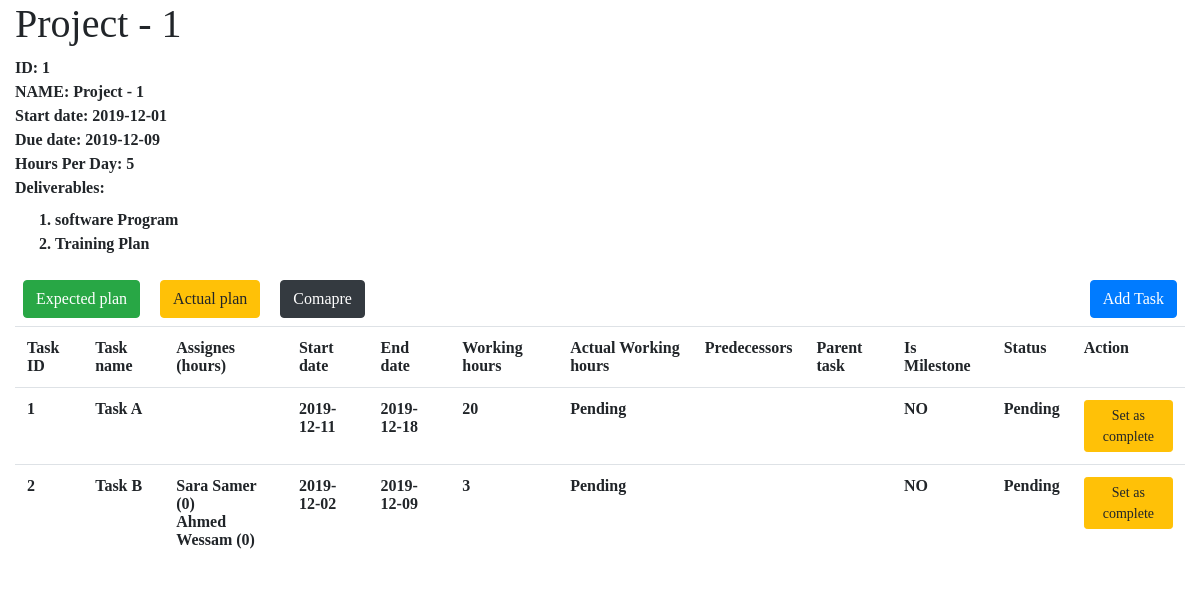
/project_info.php?id=1, run on the app's committed database.
### tables this page shows
CREATE TABLE `project` (
  `id` int(11) NOT NULL,
  `pm-id` int(11) NOT NULL,
  `name` varchar(255) NOT NULL,
  `hours-per-day` int(11) NOT NULL,
  `cost` double NOT NULL,
  `start-date` date NOT NULL,
  `end-date` date DEFAULT NULL
);

CREATE TABLE `task` (
  `id` int(11) NOT NULL,
  `name` varchar(255) NOT NULL,
  `start-date` date NOT NULL,
  `end-date` date NOT NULL,
  `working-hours` int(11) NOT NULL DEFAULT '0',
  `parent-task-id` int(11) DEFAULT NULL,
  `is-complete` tinyint(1) NOT NULL DEFAULT '0',
  `actual-working-hours` int(11) NOT NULL DEFAULT '0',
  `is-milestone` tinyint(1) NOT NULL DEFAULT '0',
  `project-id` int(11) NOT NULL
);

### project_info.php (the view, shortened to what this page needs)
<?php
require 'db.inc.php';
$pid = isset($_GET['id']) ? $_GET['id'] :  0;
$stmt = $link->prepare('SELECT * FROM `project` WHERE `id` = ?');
$stmt->bind_param('i', $pid);
$stmt->bind_result($id, $pm, $name, $hpd, $cost, $start_date, $end_date);
$stmt->execute();
$stmt = $link->prepare('SELECT * FROM `task` WHERE `project-id` = ?');
$stmt->bind_param('i', $id);
$stmt->bind_result($tid, $tname, $tstart_date, $tend_date, $tworking_hours, $parent_id, $tis_complete, $tactual_working_hours, $tis_milestone, $pid);
$stmt->execute();
$stmt->store_result();
?>
<html>
    <head>
        <link rel="stylesheet" href="css/bootstrap.min.css">
        <link rel="stylesheet" href="css/style.css">
    </head>
    <body>
        <div class="container-fluid">
            <div class="row">
                <div class="col-12">
                    <h1><?= $name; ?></h1>
                </div>
            </div>
            <div class="row">
                <div class="col-12">
                    <span><b>ID:</b> <?= $id ?></span>
                </div>
                <div class="col-12">
                    <span><b>NAME:</b> <?= $name ?></span>
                </div>
                <div class="col-12">
                    <span><b>Start date:</b> <?= $start_date ?></span>
                </div>
                <div class="col-12">
                    <span><b>Due date:</b> <?= $end_date ?></span>
                </div>
                <div class="col-12">
                    <span><b>Hours Per Day:</b> <?= $hpd ?></span>
                </div>
            </div>
            <div class="row">
                <div class="col-12">
                    <label><b>Deliverables:</b></label>
                    <ol>
                    <?php
                        $d_stmt = $link->prepare('SELECT `title` FROM `deliverables` WHERE `project-id` = ?');
                        $d_stmt->bind_param('i', $pid);
                        $d_stmt->bind_result($d_title);
                        $d_stmt->execute();
                        while($d_stmt->fetch()){
                            echo "<li>{$d_title}</li>";
                        }
                    ?>
                    </ol>
                </div>
            </div>
            <div class="row">
                <div class="col-12">
                    <a class="btn btn-primary float-right m-2" href="add_task.php?pid=<?=$pid?>">Add Task</a>
                    <a class="btn btn-success m-2" href="project_plan.php?pid=<?=$pid?>">Expected plan</a>
                    <a class="btn btn-warning m-2" href="project_actual_plan.php?pid=<?=$pid?>">Actual plan</a>
                    <a class="btn btn-dark m-2" href="project_charts.php?pid=<?=$pid?>">Comapre</a>
                </div>
                <div class="col-12">
                    <table class="table">
                        <tr>
                            <th>Task ID</th>
                            <th>Task name</th>
                            <th>Assignes (hours)</th>
                            <th>Start date</th>
                            <th>End date</th>
                            <th>Working hours</th>
                            <th>Actual Working hours</th>
                            <th>Predecessors</th>
                            <th>Parent task</th>
                            <th>Is Milestone</th>
                            <th>Status</th>
                            <th>Action</th>
                        </tr>
                        <?php
                            while($stmt->fetch()){
                                $button = $tis_complete ? 'No Action' : "<button class='btn btn-sm btn-warning set-as-complete' data-target='{$tid}'>Set as complete</button>";
                                $complete_str = $tis_complete ? 'Complete' : 'Pending';
                                $tactual_working_hours = $tis_complete ? $tactual_working_hours : 'Pending';
                                $alert = $tis_complete && $tactual_working_hours > $tworking_hours;
                                $milestone_str = $tis_milestone ? 'YES' : 'NO';
                                $dependencies = array();
                                $dependency_str = implode(',', $dependencies);
                                $members_stmt = $link->prepare('SELECT `name`, `working-hours` FROM `task-members` JOIN `member` ON `member`.`id` = `task-members`.`member-id` WHERE `task-id` = ?');
                                $members_stmt->bind_param('i', $tid);
                                $members_stmt->bind_result($member_name, $member_working_hours);
                                $members_stmt->execute();
                                $members = array();
                                while($members_stmt->fetch()){
                                    $members[] = $member_name . ' (' . $member_working_hours . ')';
                                }
                                $members_str = implode('<br />', $members);
                                $warn_class = $alert ? 'text-danger font-weight-bold' : '';
                                echo "
                                    <tr class='$warn_class'>
                                        <td>{$tid}</td>
                                        <td>{$tname}</td>
                                        <td>{$members_str}</td>
                                        <td>{$tstart_date}</td>
                                        <td>{$tend_date}</td>
                                        <td>{$tworking_hours}</td>
                                        <td>{$tactual_working_hours}</td>
                                        <td>{$dependency_str}</td>
                                        <td>{$parent_id}</td>
                                        <td>{$milestone_str}</td>
                                        <td>{$complete_str}</td>
                                        <td>{$button}</td>
                                    </tr>
                                ";
                            }
                        ?>
                    </table>
                </div>
            </div>
        </div>
    </body>
</html>

### css/style.css (style rules this page uses)
* { font-family: cursive; font-weight: bold; }

### data on the page
project: name "Project - 1", id "1", value "2019-12-01", value "2019-12-09", value "5"
task: id "1", name "Task A", value "2019-12-11", value "2019-12-18", value "20", value "Pending", value "NO"
task: id "2", name "Task B", members "Sara Samer (0) Ahmed Wessam (0)", value "2019-12-02", value "2019-12-09", value "3", value "Pending", value "NO"

### other printed values
$d_title "software Program"
$d_title "Training Plan"
